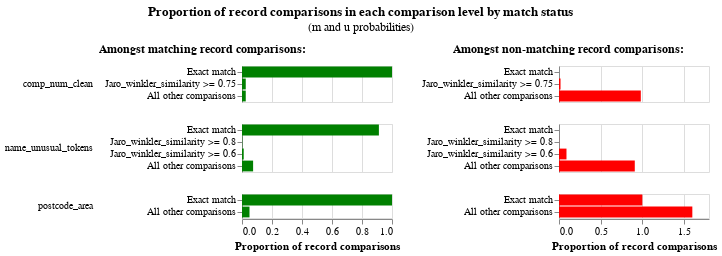

This figure's notebook cell:
### Code cell
linker.m_u_parameters_chart()

### Figure 1 — Vega-Lite specification as saved in the notebook (floating-point values rounded to 4 significant figures)
{"$schema": "https://vega.github.io/schema/vega-lite/v4.json", "config": {"header": {"title": null}, "title": {"anchor": "middle", "offset": 10}, "view": {"height": 300, "width": 400}}, "data": {"values": [{"bayes_factor": 4948000.0, "bayes_factor_description": "If comparison level is `exact match` then comparison is 4,948,061.44 times more likely to be a match", "comparison_name": "comp_num_clean", "comparison_sort_order": 0, "comparison_vector_value": 2, "has_tf_adjustments": true, "is_null_level": false, "label_for_charts": "Exact match", "log2_bayes_factor": 22.24, "m_probability": 1, "m_probability_description": "Amongst matching record comparisons, 100.00% of records are in the exact match comparison level", "max_comparison_vector_value": 2, "probability_two_random_records_match": 1.886e-07, "sql_condition": "\"comp_num_clean_l\" = \"comp_num_clean_r\"", "tf_adjustment_column": "comp_num_clean", "tf_adjustment_weight": 1, "u_probability": 2.021e-07, "u_probability_description": "Amongst non-matching record comparisons, 0.00% of records are in the exact match comparison level"}, {"bayes_factor": 1.365, "bayes_factor_description": "If comparison level is `jaro_winkler_similarity >= 0.75` then comparison is 1.37 times more likely to be a match", "comparison_name": "comp_num_clean", "comparison_sort_order": 0, "comparison_vector_value": 1, "has_tf_adjustments": false, "is_null_level": false, "label_for_charts": "Jaro_winkler_similarity >= 0.75", "log2_bayes_factor": 0.4494, "m_probability": 0.025, "m_probability_description": "Amongst matching record comparisons, 2.50% of records are in the jaro_winkler_similarity >= 0.75 comparison level", "max_comparison_vector_value": 2, "probability_two_random_records_match": 1.886e-07, "sql_condition": "jaro_winkler_similarity(\"comp_num_clean_l\", \"comp_num_clean_r\") >= 0.75", "tf_adjustment_column": null, "tf_adjustment_weight": 1, "u_probability": 0.01831, "u_probability_description": "Amongst non-matching record comparisons, 1.83% of records are in the jaro_winkler_similarity >= 0.75 comparison level"}, {"bayes_factor": 0.02547, "bayes_factor_description": "If comparison level is `all other comparisons` then comparison is  39.27 times less likely to be a match", "comparison_name": "comp_num_clean", "comparison_sort_order": 0, "comparison_vector_value": 0, "has_tf_adjustments": false, "is_null_level": false, "label_for_charts": "All other comparisons", "log2_bayes_factor": -5.295, "m_probability": 0.025, "m_probability_description": "Amongst matching record comparisons, 2.50% of records are in the all other comparisons comparison level", "max_comparison_vector_value": 2, "probability_two_random_records_match": 1.886e-07, "sql_condition": "ELSE", "tf_adjustment_column": null, "tf_adjustment_weight": 1, "u_probability": 0.9817, "u_probability_description": "Amongst non-matching record comparisons, 98.17% of records are in the all other comparisons comparison level"}, {"bayes_factor": 9073000.0, "bayes_factor_description": "If comparison level is `exact match` then comparison is 9,073,085.18 times more likely to be a match", "comparison_name": "name_unusual_tokens", "comparison_sort_order": 1, "comparison_vector_value": 3, "has_tf_adjustments": true, "is_null_level": false, "label_for_charts": "Exact match", "log2_bayes_factor": 23.11, "m_probability": 0.9126, "m_probability_description": "Amongst matching record comparisons, 91.26% of records are in the exact match comparison level", "max_comparison_vector_value": 3, "probability_two_random_records_match": 1.886e-07, "sql_condition": "\"name_unusual_tokens_l\" = \"name_unusual_tokens_r\"", "tf_adjustment_column": "name_unusual_tokens", "tf_adjustment_weight": 1, "u_probability": 1.006e-07, "u_probability_description": "Amongst non-matching record comparisons, 0.00% of records are in the exact match comparison level"}, {"bayes_factor": 2.525, "bayes_factor_description": "If comparison level is `jaro_winkler_similarity >= 0.8` then comparison is 2.53 times more likely to be a match", "comparison_name": "name_unusual_tokens", "comparison_sort_order": 1, "comparison_vector_value": 2, "has_tf_adjustments": false, "is_null_level": false, "label_for_charts": "Jaro_winkler_similarity >= 0.8", "log2_bayes_factor": 1.336, "m_probability": 0.001867, "m_probability_description": "Amongst matching record comparisons, 0.19% of records are in the jaro_winkler_similarity >= 0.8 comparison level", "max_comparison_vector_value": 3, "probability_two_random_records_match": 1.886e-07, "sql_condition": "jaro_winkler_similarity(\"name_unusual_tokens_l\", \"name_unusual_tokens_r\") >= 0.8", "tf_adjustment_column": null, "tf_adjustment_weight": 1, "u_probability": 0.0007393, "u_probability_description": "Amongst non-matching record comparisons, 0.07% of records are in the jaro_winkler_similarity >= 0.8 comparison level"}, {"bayes_factor": 0.1271, "bayes_factor_description": "If comparison level is `jaro_winkler_similarity >= 0.6` then comparison is  7.87 times less likely to be a match", "comparison_name": "name_unusual_tokens", "comparison_sort_order": 1, "comparison_vector_value": 1, "has_tf_adjustments": false, "is_null_level": false, "label_for_charts": "Jaro_winkler_similarity >= 0.6", "log2_bayes_factor": -2.976, "m_probability": 0.01141, "m_probability_description": "Amongst matching record comparisons, 1.14% of records are in the jaro_winkler_similarity >= 0.6 comparison level", "max_comparison_vector_value": 3, "probability_two_random_records_match": 1.886e-07, "sql_condition": "jaro_winkler_similarity(\"name_unusual_tokens_l\", \"name_unusual_tokens_r\") >= 0.6", "tf_adjustment_column": null, "tf_adjustment_weight": 1, "u_probability": 0.0898, "u_probability_description": "Amongst non-matching record comparisons, 8.98% of records are in the jaro_winkler_similarity >= 0.6 comparison level"}, {"bayes_factor": 0.08145, "bayes_factor_description": "If comparison level is `all other comparisons` then comparison is  12.28 times less likely to be a match", "comparison_name": "name_unusual_tokens", "comparison_sort_order": 1, "comparison_vector_value": 0, "has_tf_adjustments": false, "is_null_level": false, "label_for_charts": "All other comparisons", "log2_bayes_factor": -3.618, "m_probability": 0.07408, "m_probability_description": "Amongst matching record comparisons, 7.41% of records are in the all other comparisons comparison level", "max_comparison_vector_value": 3, "probability_two_random_records_match": 1.886e-07, "sql_condition": "ELSE", "tf_adjustment_column": null, "tf_adjustment_weight": 1, "u_probability": 0.9095, "u_probability_description": "Amongst non-matching record comparisons, 90.95% of records are in the all other comparisons comparison level"}, {"bayes_factor": 1, "bayes_factor_description": "If comparison level is `exact match` then comparison is 1.00 times more likely to be a match", "comparison_name": "postcode_area", "comparison_sort_order": 2, "comparison_vector_value": 1, "has_tf_adjustments": false, "is_null_level": false, "label_for_charts": "Exact match", "log2_bayes_factor": 0, "m_probability": 1, "m_probability_description": "Amongst matching record comparisons, 100.00% of records are in the exact match comparison level", "max_comparison_vector_value": 1, "probability_two_random_records_match": 1.886e-07, "sql_condition": "\n        regexp_extract(\"postcode_area_l\", '2')\n     = \n        regexp_extract(\"postcode_area_r\", '2')\n    ", "tf_adjustment_column": null, "tf_adjustment_weight": 1, "u_probability": 1, "u_probability_description": "Amongst non-matching record comparisons, 100.00% of records are in the exact match comparison level"}, {"bayes_factor": 0.03125, "bayes_factor_description": "If comparison level is `all other comparisons` then comparison is  32.00 times less likely to be a match", "comparison_name": "postcode_area", "comparison_sort_order": 2, "comparison_vector_value": 0, "has_tf_adjustments": false, "is_null_level": false, "label_for_charts": "All other comparisons", "log2_bayes_factor": -5, "m_probability": 0.05, "m_probability_description": "Amongst matching record comparisons, 5.00% of records are in the all other comparisons comparison level", "max_comparison_vector_value": 1, "probability_two_random_records_match": 1.886e-07, "sql_condition": "ELSE", "tf_adjustment_column": null, "tf_adjustment_weight": 1, "u_probability": 1.6, "u_probability_description": "Amongst non-matching record comparisons, 160.00% of records are in the all other comparisons comparison level"}]}, "hconcat": [{"encoding": {"color": {"value": "green"}, "row": {"field": "comparison_name", "header": {"labelAlign": "left", "labelAnchor": "middle", "labelAngle": 0}, "sort": {"field": "comparison_sort_order"}, "type": "nominal"}, "tooltip": [{"field": "m_probability_description", "title": "m probability description", "type": "nominal"}, {"field": "comparison_name", "title": "Comparison column name", "type": "nominal"}, {"field": "label_for_charts", "title": "Label", "type": "ordinal"}, {"field": "sql_condition", "title": "SQL condition", "type": "nominal"}, {"field": "m_probability", "format": ".4p", "title": "m probability", "type": "quantitative"}, {"field": "u_probability", "format": ".4p", "title": "u probability", "type": "quantitative"}, {"field": "bayes_factor", "format": ",.4f", "title": "Bayes factor = m/u", "type": "quantitative"}, {"field": "log2_bayes_factor", "format": ",.4f", "title": "Match weight = log2(m/u)", "type": "quantitative"}], "x": {"axis": {"title": "Proportion of record comparisons"}, "field": "m_probability", "type": "quantitative"}, "y": {"axis": {"title": null}, "field": "label_for_charts", "sort": {"field": "comparison_vector_value", "order": "descending"}, "type": "nominal"}}, "height": {"step": 12}, "mark": "bar", "resolve": {"scale": {"y": "independent"}}, "title": {"fontSize": 12, "fontWeight": "bold", "text": "Amongst matching record comparisons:"}, "transform": [{"filter": "(datum.bayes_factor != 'no-op filter due to vega lite issue 4680')"}], "width": 150}, {"encoding": {"color": {"value": "red"}, "row": {"field": "comparison_name", "header": {"labels": false}, "sort": {"field": "comparison_sort_order"}, "type": "nominal"}, "tooltip": [{"field": "u_probability_description", "title": "u probability description", "type": "nominal"}, {"field": "comparison_name", "title": "Comparison column name", "type": "nominal"}, {"field": "label_for_charts", "title": "Label", "type": "ordinal"}, {"field": "sql_condition", "title": "SQL condition", "type": "nominal"}, {"field": "m_probability", "format": ".4p", "title": "m probability", "type": "quantitative"}, {"field": "u_probability", "format": ".4p", "title": "u probability", "type": "quantitative"}, {"field": "bayes_factor", "format": ",.4f", "title": "Bayes factor = m/u", "type": "quantitative"}, {"field": "log2_bayes_factor", "format": ",.4f", "title": "Match weight = log2(m/u)", "type": "quantitative"}], "x": {"axis": {"title": "Proportion of record comparisons"}, "field": "u_probability", "type": "quantitative"}, "y": {"axis": {"title": null}, "field": "label_for_charts", "sort": {"field": "comparison_vector_value", "order": "descending"}, "type": "nominal"}}, "height": {"step": 12}, "mark": "bar", "resolve": {"scale": {"y": "independent"}}, "title": {"fontSize": 12, "fontWeight": "bold", "text": "Amongst non-matching record comparisons:"}, "transform": [{"filter": "(datum.bayes_factor != 'no-op filter2 due to vega lite issue 4680')"}], "width": 150}], "title": {"subtitle": "(m and u probabilities)", "text": "Proportion of record comparisons in each comparison level by match status"}}
